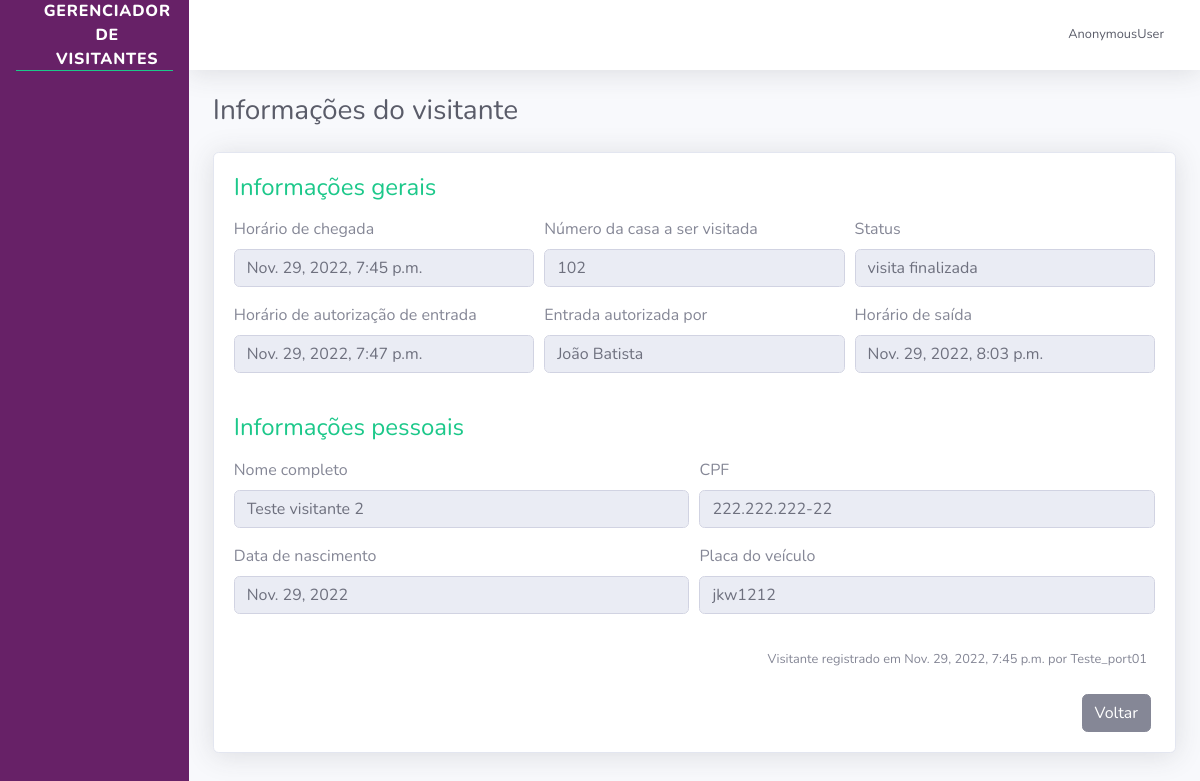
Screenshot of /visitantes/informacoes_visitante/2/ with the database file from the repository.
### visitantes/models.py (models this page shows, shortened)
class Visitante(models.Model):
    STATUS_VISITANTE = [
        ("AGUARDANDO", "Aguardando autorização"),
        ("EM_VISITA", "Em visita"),
        ("FINALIZADO", "visita finalizada")
    ]
    status = models.CharField(
        verbose_name="Status",
        max_length=10,
        choices=STATUS_VISITANTE,
        default="AGUARDANDO"
    )
    nome_completo = models.CharField(
        verbose_name= "Nome completo",
        max_length=194
    )
    cpf = models.CharField(
        verbose_name="CPF",
        max_length=11
    )
    data_nascimento = models.DateField(
        verbose_name="Data de nascimento",
        auto_now=False,
        auto_now_add=False
    )
    numero_casa = models.PositiveSmallIntegerField(
        verbose_name="Número da casa a ser visitada",
    )
    placa_veiculo = models.CharField(
        verbose_name="Placa do veículo",
        max_length=7,
        blank=True,
        null=True
    )
    horario_chegada = models.DateTimeField(
        verbose_name="Horário de chegada na portaria",
        auto_now_add=True
    )
    horario_saida = models.DateTimeField(
        verbose_name="Horário de saída do condomínio",
        auto_now=False,
        blank=True,
        null=True
    )
    horario_autorizacao = models.DateTimeField(
        verbose_name="Horário de autorização de entrada",
        auto_now=False,
        blank=True,
        null=True
    )
    morador_responsavel = models.CharField(
       verbose_name="Nome do morador de autorizar a entrada do visitante",
       max_length=194,
       blank=True
    )
    registrado_por = models.ForeignKey(
        User,
        verbose_name="Responsável pelo registro",
        on_delete=models.PROTECT
    )
    def get_horario_saida(self):
        if self.horario_saida:
            return self.horario_saida
        return "Horário de saída não registrado"
    def get_horario_autorizacao(self):
        if self.horario_autorizacao:
            return self.horario_autorizacao
        return "Visitante aguardando autorização"
    def get_morador_responsavel(self):
        if self.morador_responsavel:
            return self.morador_responsavel
        return "Visitante aguardando autorização"
    def get_placa_veiculo(self):
        if self.placa_veiculo:
            return self.placa_veiculo
        return "Veículo não registrado"
    def get_cpf(self):
        if self.cpf:
            cpf = str(self.cpf)
            cpf_parte_um = cpf[0:3]
            cpf_parte_dois = cpf[3:6]
            cpf_parte_tres = cpf[6:9]
            cpf_parte_quatro = cpf[9:]
            cpf_formatado = f"{cpf_parte_um}.{cpf_parte_dois}.{cpf_parte_tres}-{cpf_parte_quatro}"
        return cpf_formatado
    class Meta:
        verbose_name = "Visitante"
        verbose_name_plural = "Visitantes"
        db_table="visitante"

### visitantes/views.py (the view, shortened to what this page needs)
# urls.py: path('visitantes/informacoes_visitante/<int:id>/', informacoes_visitante, name="informacoes_visitante"),
def informacoes_visitante(request, id):
    group_required = u'Porteiros'
    visitante = get_object_or_404(
        Visitante,
        id=id
    )
    form = AutorizaVisitanteForm()
    context = {
        "nome_pagina": "Informações do visitante",
        "visitante": visitante,
        "form": form
    }
    return render(request, "visitantes/informacoes_visitante.html", context)

### visitantes/forms.py
class AutorizaVisitanteForm(forms.ModelForm):
    morador_responsavel = forms.CharField(required=True)
    class Meta:
        model = Visitante
        fields = [
            "morador_responsavel"
        ]
        error_messages = {
            "morador_responsavel":{
                "required": "Por favor, informe o morador responsavel pela autorização de entrada do visitante."
            }
        }

### visitantes/templates/visitantes/informacoes_visitante.html (shortened to what this page needs)
{% extends "dashboard/base.html" %}
{% load widget_tweaks %}
{% block conteudo %}
<div class="container">
    <div class="d-sm-flex align-items-center justify-content-between mb-4">
        <h1 class="h3 mb-0 text-gray-800">{{ nome_pagina }}</h1>
    </div>
    <div class="card shadow mb-4">
        <div class="card-body">
            <h4 class="mb-3 text-success">
                Informações gerais
            </h4>
            <form>
                <div class="form-row">
                    <div class="form-group col-md-4">
                        <label>Horário de chegada</label>
                        <input type="text" class="form-control" value="{{ visitante.horario_chegada }}" disabled>
                    </div>
                    <div class="form-group col-md-4">
                        <label>Número da casa a ser visitada</label>
                        <input type="text" class="form-control" value="{{ visitante.numero_casa }}" disabled>
                    </div>
                    <div class="form-group col-md-4">
                        <label>Status</label>
                        <input type="text" class="form-control" value="{{ visitante.get_status_display }}" disabled>
                    </div>
                </div>
                <div class="form-row">
                    <div class="form-group col-md-4">
                        <label>Horário de autorização de entrada</label>
                        <input type="text" class="form-control" value="{{ visitante.get_horario_autorizacao }}" disabled>
                    </div>
                    <div class="form-group col-md-4">
                        <label>Entrada autorizada por</label>
                        <input type="text" class="form-control" value="{{ visitante.get_morador_responsavel }}" disabled>
                    </div>
                    <div class="form-group col-md-4">
                        <label>Horário de saída</label>
                        <input type="text" class="form-control" value="{{ visitante.get_horario_saida }}" disabled>
                    </div>
                </div>
            </form>
            <h4 class="mb-3 mt-4 text-success">
                Informações pessoais
            </h4>
            <form>
                <div class="form-row">
                    <div class="form-group col-md-6">
                        <label>Nome completo</label>
                        <input type="text" class="form-control" value="{{ visitante.nome_completo }}" disabled>
                    </div>
                    <div class="form-group col-md-6">
                        <label>CPF</label>
                        <input type="text" class="form-control" value="{{ visitante.get_cpf }}" disabled>
                    </div>
                </div>
                <div class="form-row">
                    <div class="form-group col-md-6">
                        <label>Data de nascimento</label>
                        <input type="text" class="form-control" value="{{ visitante.data_nascimento }}" disabled>
                    </div>
                    <div class="form-group col-md-6">
                        <label>Placa do veículo</label>
                        <input type="text" class="form-control" value="{{ visitante.get_placa_veiculo }}" disabled>
                    </div>
                </div>
            </form>
            <p class="mr-2 mt-3 mb-4 text-right">
                <small>
                    Visitante registrado em {{ visitante.horario_chegada }} por {{ visitante.registrado_por }}
                </small>
            </p>
            <div class="mr-1 text-right">
                <a href="{% url 'index' %}" class="btn btn-secondary text-white" type="button">
                    <span class="text">Voltar</span>
                </a>
            </div>
        </div>
    </div>
</div>
{% endblock %}

### rows the page displays
Visitante: horario_chegada "Nov. 29, 2022, 7:45 p.m.", numero_casa "102", status "visita finalizada", get_horario_autorizacao "Nov. 29, 2022, 7:47 p.m.", get_morador_responsavel "João Batista", get_horario_saida "Nov. 29, 2022, 8:03 p.m.", nome_completo "Teste visitante 2", get_cpf "222.222.222-22", data_nascimento "Nov. 29, 2022", get_placa_veiculo "jkw1212", registrado_por "Teste_port01"

### other values shown
{{ request.user }} "AnonymousUser"
{{ nome_pagina }} "Informações do visitante"
